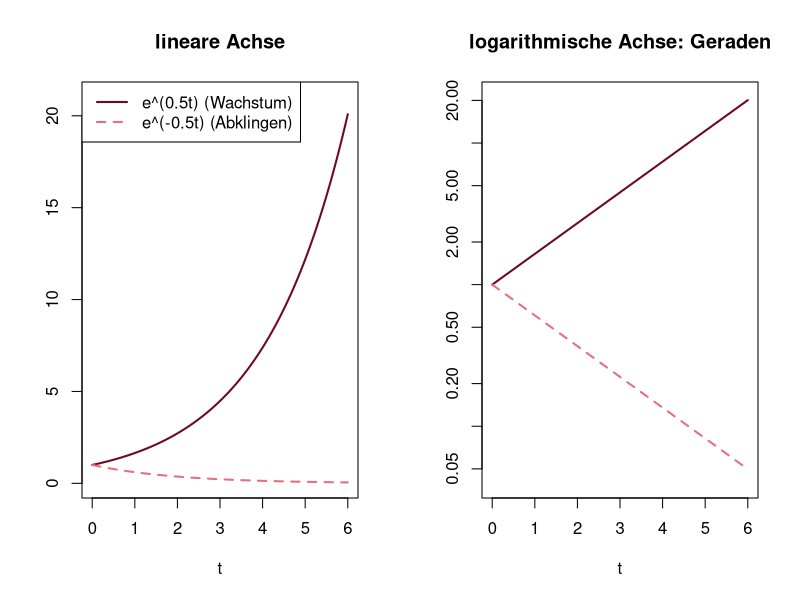

Recreate this plot in R.
# Abb. 3.8: exponentielles Wachstum und Abklingen (Buch, Abschnitt 3.2, Gl. 3.15 und 3.16)
# x(t) = e^(0.5 t) und x(t) = e^(-0.5 t); links lineare, rechts logarithmische Achse (dort werden beide zu Geraden)
# (c) 2026 Philipp Kügler · Programm zum Buch „Dynamische Systeme in den Lebenswissenschaften“ · MIT-Lizenz (siehe LICENSE)
t <- seq(0, 6, length.out = 300)
par(mfrow = c(1, 2))
for (achse in c("", "y")) {
  plot(t, exp(0.5 * t), type = "l", log = achse, col = rgb(0.43, 0.04, 0.12), lwd = 2, ylim = c(0.04, 21), xlab = "t", ylab = "",
       main = if (achse == "") "lineare Achse" else "logarithmische Achse: Geraden")
  lines(t, exp(-0.5 * t), lty = 2, col = rgb(0.89, 0.44, 0.49), lwd = 2)
  if (achse == "") legend("topleft", legend = c("e^(0.5t) (Wachstum)", "e^(-0.5t) (Abklingen)"),
                          col = c(rgb(0.43, 0.04, 0.12), rgb(0.89, 0.44, 0.49)), lty = c(1, 2), lwd = 2)
}
cat(sprintf("Verdopplungszeit ln(2)/0.5 = %.4f,  Halbwertszeit = %.4f\n", log(2) / 0.5, log(2) / 0.5))
